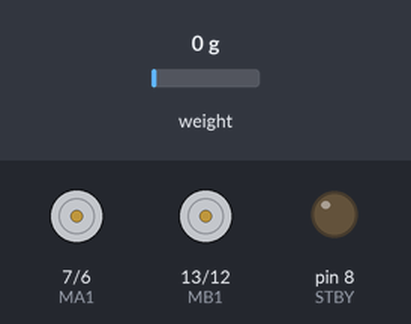
The sketch below on a simulated Arduino Uno, built with avr-gcc and run on an emulated ATmega328P. Shown: motor-driver pin pairs drawn as motors (green arrow = first pin HIGH = forward, orange = second pin HIGH = backward, longer = more drive, scaled by the enable pin, stopped while the standby pin is LOW), output pins drawn as LEDs (lit = HIGH). The test bench sets the inputs (shaded band); at power-on: weight on the scale 0 g.

Above: at 0.1 s.
At 2.2 s:
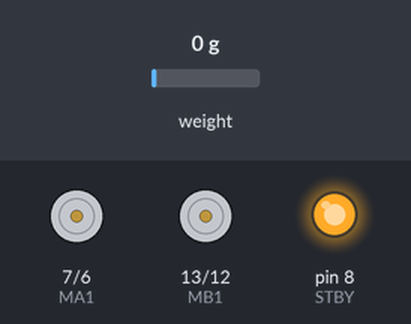
2.3 s: weight on the scale set to 89 g
3.8 s: weight on the scale set to 111 g
At 4.8 s:
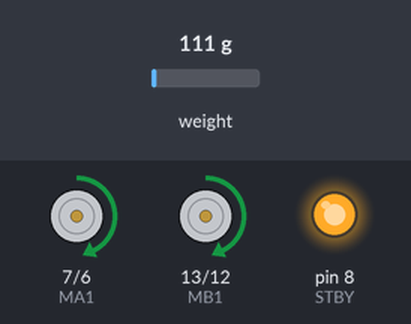
Timing chart, 0 to 6.8 s (numbered marks = the images above; inputs shaded):
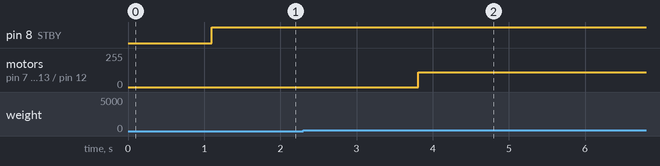

The sketch:

addmittance_control_2-12-19_V1.ino
```cpp
#include <HX711.h>

// define motor driver pins
#define MA1 7
#define MA2 6
#define MB1 13
#define MB2 12
#define PWMA 9
#define PWMB 10
#define STBY 8

// define encoder interrupt pins
#define encA 2 //interrupt 0
#define encB 4 // interrupt 1

// define load cell I2C pins
#define SCK 5 // serial clock
#define SDA 3  // serial data

// drives motor <motor> in the direction <direction> at speed <speed>
void runset(int motor, int speed, int direction);

// sets direction of motor pins and attach interrupts
void init_motor_pins();


float min_pwm = 110;
float max_pwm = 150;
float min_force = 0.1;
float max_force = 0.6;

// linearly maps force to pwm, (min_force,max_force) -> (min_pwm,max_pwm)
float rescale(float force);


int motor1 = 1;
int motor2 = 2;

HX711 scale(SDA,SCK);
float calibration_factor = -185000.51;

// force measurement from HX711 in lbs
float force;

// pwm to motors
float pwm;


void setup() {
  // put your setup code here, to run once:
  Serial.begin(9600);
  init_motor_pins();
  scale.tare();
  scale.set_scale(calibration_factor);
}


void loop() {
  // put your main code here, to run repeatedly:
  force = scale.get_units();
  if(force > 0.1) {
    pwm = rescale(force);

  } else {
    pwm = 0;
  }
    runset(motor1,pwm,1);
    runset(motor2,pwm,1);
}


void init_motor_pins() {
  pinMode(MA1, OUTPUT);//Control the direction of motor 1, 01 is positive, 10 is reverse.
  pinMode(MA2, OUTPUT);
  pinMode(MB1, OUTPUT);//Control the direction of motor 2, 01 is positive, 10 is reverse.
  pinMode(MB2, OUTPUT);
  pinMode(PWMA, OUTPUT);//PWM of left motor
  pinMode(PWMB, OUTPUT);//PWM of right motor
  pinMode(STBY, OUTPUT);//enable TB6612FNG
}


void runset(int motor, int speed, int direction){

  digitalWrite(STBY, HIGH); //EN PIN

  boolean Pin1 = LOW;
  boolean Pin2 = HIGH;

  if(direction == 1){
    Pin1 = HIGH;
    Pin2 = LOW;
  }

  if(motor == 1){
    digitalWrite(MA1, Pin1);
    digitalWrite(MA2, Pin2);
    analogWrite(PWMA, speed);
  }else{
    digitalWrite(MB1, Pin1);
    digitalWrite(MB2, Pin2);
    analogWrite(PWMB, speed);
  }
}


float rescale(float force) {
  float pwm;

  if(force < min_force) pwm = min_force;
  if(force > max_force) pwm = max_force;
  pwm -= min_force;
  pwm /= (max_force - min_force);
  pwm *- (max_pwm - min_pwm);
  pwm += min_pwm;
  return pwm;

}
```

Measured:
- the behaviour switches between 99 and 100 g on weight on the scale (found by bisection; images 1 and 2)
- after the input at 2.3 s, every drawn part: stays the same
- after the input at 3.8 s, motor on pin 7 (MA1) / pin 6 (MA2), motor on pin 13 (MB1) / pin 12 (MB2): stopped → forward 110/255 at once
